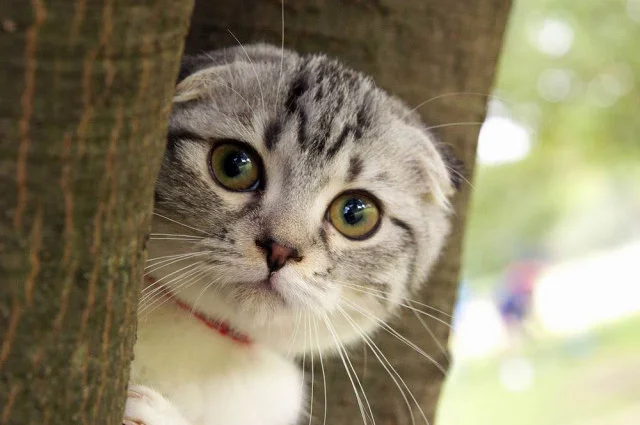
#> input picture test.bak/test_files/meo.jpg, 640 x 425 px
$ python extracter.py ../../../../test.bak/test_files/meo.jpg
#> lines starting #> are read from the running program, lines starting #| are printed output that depends on the picture
import scipy.cluster
import sklearn.cluster
import numpy
import base64
from PIL import Image
from io import StringIO
from io import BytesIO
import sys

# function to conver rgb color to hexadecimal code
def colorToHex(color):
    #{:02x} print atleast 2 digits of hex code for a channel
    return "#{:02x}{:02x}{:02x}".format(int(color[0]), int(color[1]), int(color[2]))

# function to read an image into RGB space
def read_image(base64_string):
#> called with base64_string = '../../../../test.bak/test_files/meo.jpg'
    img = Image.open(base64_string);
#> img is the input picture: PIL image 640x425 RGB; mean R, G, B 143.3, 135.1, 108
    return img.convert('RGB');
    # [7 lines of commented-out code are left out]
def dominant_colors(image):
    resized_image = image.resize((150, 150)) # to reduce time
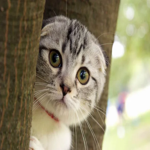
#> resized_image: PIL image 150x150 RGB; mean R, G, B 143.3, 135.1, 108
    ar = numpy.asarray(resized_image)
    shape = ar.shape
#> shape = (150, 150, 3)
    ar = ar.reshape(numpy.product(shape[:2]), shape[2]).astype(float)

    kmeans = sklearn.cluster.MiniBatchKMeans(
        n_clusters=3,
        init="k-means++",
        max_iter=20,
        random_state=1000
    ).fit(ar)
    codes = kmeans.cluster_centers_
#> codes = [[171, 164.9, 129.4], [83.65, 70.73, 47.36], [229.7, 228.4, 203.3]]

    vecs, _dist = scipy.cluster.vq.vq(ar, codes)         # assign codes
    counts, _bins = numpy.histogram(vecs, len(codes))    # count occurrences
#> counts = [6173, 10843, 5484]
    # ;
    colors = {}
    for index in numpy.argsort(counts)[::-1]:
        hexColor = colorToHex(tuple([int(code) for code in codes[index]]));
        if hexColor in colors:
            colors[hexColor] += counts[index]
        else:
            colors[hexColor] = counts[index]
#> this loop made 3 passes
#> hexColor on passes 1, 3: '#53462f', '#e5e4cb'
#> (index, hexColor) on pass 2: (0, '#aaa481')
#> after the loop, colors = {'#53462f': 10843, '#aaa481': 6173, '#e5e4cb': 5484}
    # returns colors in order of dominance
    return colors

# image base64 is second agr
image_path = sys.argv[1];
# load image from base64
loaded_image = read_image(image_path);
# get colors in order of dominance
colors = dominant_colors(loaded_image);
# return output
print(colors);
#| {'#53462f': 10843, '#aaa481': 6173, '#e5e4cb': 5484}
